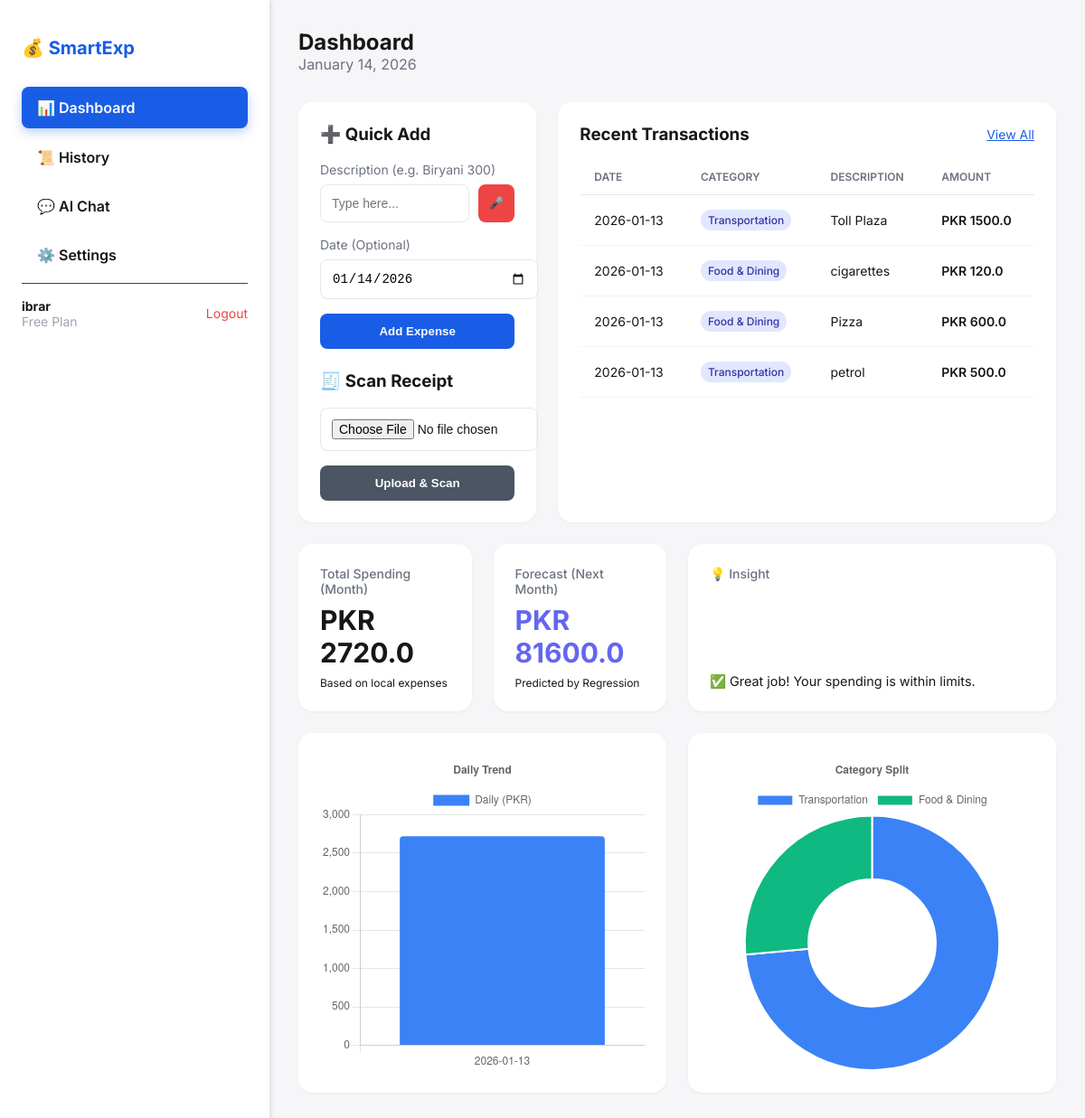
/dashboard (signed in), run on the app's committed database.
### tables this page shows
CREATE TABLE expenses (
            id INTEGER PRIMARY KEY AUTOINCREMENT,
            expense_text TEXT NOT NULL,
            amount REAL NOT NULL,
            category TEXT NOT NULL,
            date TEXT NOT NULL,
            user_id INTEGER,
            FOREIGN KEY (user_id) REFERENCES users (user_id)
        );

### run.py (the view)
@app.route('/dashboard')
@login_required
def dashboard():
    user_id = session['user_id']
    username = session['username']
    expenses = database.get_expenses(user_id=user_id)
    expenses.sort(key=lambda x: (x['date'], x['id']), reverse=True)
    total = ai_analytics.get_monthly_total(user_id)
    suggestions = ai_analytics.generate_suggestions(user_id)
    forecast = ai_analytics.predict_next_month_spending(user_id)
    anomalies = ai_analytics.detect_anomalies(user_id)
    current_date = datetime.now().strftime("%B %d, %Y")
    return render_template('dashboard.html',
                           page_title="Dashboard",
                           active_page="dashboard",
                           username=username,
                           expenses=expenses[:5],
                           total=total,
                           suggestions=suggestions,
                           anomalies=anomalies,
                           forecast=forecast,
                           current_date=current_date)

### ai_engine/analytics.py (called while the page is built, shortened)
def get_monthly_total(user_id):
    current_month = datetime.now().strftime("%Y-%m")
    expenses = database.get_expenses(user_id=user_id, month=current_month)
    total = sum(row['amount'] for row in expenses)
    return total

def get_category_breakdown(user_id):
    current_month = datetime.now().strftime("%Y-%m")
    expenses = database.get_expenses(user_id=user_id, month=current_month)
    breakdown = {}
    for row in expenses:
        cat = row['category']
        amt = row['amount']
        breakdown[cat] = breakdown.get(cat, 0) + amt
    return breakdown

def predict_next_month_spending(user_id):
    try:
        from sklearn.linear_model import LinearRegression
        import numpy as np
        import pandas as pd
        daily = get_daily_spending(user_id)
        if not daily:
            return 0
        if len(daily) == 1:
            val = list(daily.values())[0]
            return val * 30 # Simple projection
    except Exception as e:
        print(f"Prediction Error: {e}")
        return 0

def detect_anomalies(user_id):
    try:
        from sklearn.ensemble import IsolationForest
        import pandas as pd
        expenses = database.get_expenses(user_id=user_id)
        if len(expenses) < 5:
            return []
    except Exception as e:
        print(f"Anomaly Error: {e}")
        return []

def get_daily_spending(user_id):
    current_month = datetime.now().strftime("%Y-%m")
    expenses = database.get_expenses(user_id=user_id, month=current_month)
    daily = {}
    for row in expenses:
        day = row['date'].split(" ")[0]
        amt = row['amount']
        daily[day] = daily.get(day, 0) + amt
    return dict(sorted(daily.items()))

### database.py (called while the page is built)
def get_connection():
    conn = sqlite3.connect(DB_NAME)
    conn.row_factory = sqlite3.Row  # Access columns by name
    return conn

def get_expenses(user_id=None, month=None):
    conn = get_connection()
    c = conn.cursor()
    query = "SELECT * FROM expenses WHERE 1=1"
    params = []
    if user_id:
        query += " AND user_id = ?"
        params.append(user_id)
    if month:
        query += " AND strftime('%Y-%m', date) = ?"
        params.append(month)
    c.execute(query, params)
    rows = c.fetchall()
    conn.close()
    return rows

### run.py (called while the page is built)
def login_required(f):
    @wraps(f)
    def decorated_function(*args, **kwargs):
        if 'user_id' not in session:
            return redirect(url_for('login'))
        return f(*args, **kwargs)
    return decorated_function

### templates/dashboard.html (shortened to what this page needs)
{% extends "base.html" %}
{% block content %}
<div class="top-bar">
    <div>
        <h1 style="margin:0; font-size: 1.5rem;">Dashboard</h1>
        <span class="date-display">{{ current_date }}</span>
    </div>
</div>
<div class="dashboard-grid">
    <div class="card action-card">
        <h3 style="margin-top:0;">➕ Quick Add</h3>
        <form action="{{ url_for('add_expense_route') }}" method="POST">
            <div class="form-group">
                <label>Description (e.g. Biryani 300)</label>
                <div style="display: flex; gap: 10px;">
                    <input type="text" id="expenseInput" name="raw_input" placeholder="Type here..." required style="flex-grow: 1;">
                    <button type="button" onclick="startVoice()" style="width: auto; padding: 0.75rem; background: #ef4444; border: none; border-radius: 0.5rem; cursor: pointer;" title="Voice Input">
                        🎤
                    </button>
                </div>
            </div>
            <div class="form-group">
                <label>Date (Optional)</label>
                <input type="date" name="expense_date" id="dateInput">
            </div>
            <button type="submit" class="btn-primary">Add Expense</button>
        </form>
        <h3 style="margin-top: 1.5rem;">🧾 Scan Receipt</h3>
        <form action="{{ url_for('upload_receipt') }}" method="POST" enctype="multipart/form-data">
            <div class="form-group">
                <input type="file" name="receipt" accept="image/*" required>
            </div>
            <button type="submit" class="btn-primary" style="background-color: #4b5563;">Upload & Scan</button>
        </form>
    </div>
    <div class="card history-card">
        <div style="display:flex; justify-content:space-between; align-items:center; margin-bottom: 1rem;">
            <h3 style="margin:0;">Recent Transactions</h3>
            <a href="{{ url_for('history') }}" style="font-size: 0.875rem; color: var(--primary-color);">View All</a>
        </div>
        <table>
            <thead>
                <tr>
                    <th>Date</th>
                    <th>Category</th>
                    <th>Description</th>
                    <th>Amount</th>
                </tr>
            </thead>
            <tbody>
                {% for expense in expenses %}
                <tr>
                    <td>{{ expense.date.split(' ')[0] }}</td>
                    <td><span class="badge">{{ expense.category }}</span></td>
                    <td>{{ expense.expense_text }}</td>
                    <td style="font-weight: 600;">PKR {{ expense.amount }}</td>
                </tr>
                {% endfor %}
            </tbody>
        </table>
    </div>
    <div class="card stat-card">
        <span class="stat-title">Total Spending (Month)</span>
        <span class="stat-value">PKR {{ total }}</span>
        <span class="stat-trend">Based on local expenses</span>
    </div>
    <div class="card stat-card">
        <span class="stat-title">Forecast (Next Month)</span>
        <span class="stat-value" style="color: #6366f1;">PKR {{ forecast }}</span>
        <span class="stat-trend">Predicted by Regression</span>
    </div>
    <div class="card stat-card" style="grid-column: span 6;">
        <span class="stat-title">💡 Insight</span>
        <div style="margin-top: 10px; font-size: 0.9rem;">
            {% if suggestions %}
               <div style="margin-top: 5px;">{{ suggestions[0] }}</div>
            {% else %}
               No alerts. You are doing great!
            {% endif %}
        </div>
    </div>
    <div class="card chart-card">
        <canvas id="barChart"></canvas>
    </div>
    <div class="card chart-card">
        <canvas id="pieChart"></canvas>
    </div>
</div>
{% endblock %}
{% block scripts %}
<script>
    fetch('/api/chart_data')
    .then(response => response.json())
    .then(data => {
        const chartOptions = {
            responsive: true,
            maintainAspectRatio: false,
            plugins: { legend: { position: 'bottom' } }
        };
        new Chart(document.getElementById('barChart'), {
            type: 'bar',
            data: {
                labels: data.dates,
                datasets: [{
                    label: 'Daily (PKR)',
                    data: data.daily_amounts,
                    backgroundColor: '#3b82f6',
                    borderRadius: 4
                }]
            },
            options: { ...chartOptions, plugins: { title: { display: true, text: 'Daily Trend' } } }
        });
        new Chart(document.getElementById('pieChart'), {
            type: 'doughnut',
            data: {
                labels: data.categories,
                datasets: [{
                    data: data.category_amounts,
                    backgroundColor: ['#3b82f6', '#10b981', '#f59e0b', '#ef4444', '#8b5cf6', '#ec4899']
                }]
            },
            options: { ...chartOptions, plugins: { title: { display: true, text: 'Category Split' } } }
        });
    });
</script>
{% endblock %}

### static/css/style.css (style rules this page uses)
:root { --primary-color: #195DE6; --secondary-color: #144AC0; --bg-color: #F6F6F8; --sidebar-bg: #FFFFFF; --sidebar-text: #171717; --card-bg: #FFFFFF; --text-color: #171717; --text-muted: #6B7280; --success: #25D366; --warning: #f59e0b; --danger: #ef4444; }
body { font-family: 'Inter', -apple-system, BlinkMacSystemFont, "Segoe UI", Roboto, Helvetica, Arial, sans-serif; background-color: var(--bg-color); margin: 0; padding: 0; display: flex; height: 100vh; color: var(--text-color); overflow: hidden; }
.top-bar { display: flex; justify-content: space-between; align-items: center; margin-bottom: 2rem; }
.date-display { color: var(--text-muted); }
.dashboard-grid { display: grid; grid-template-columns: repeat(12, 1fr); grid-auto-rows: minmax(100px, auto); gap: 1.5rem; }
.card { background: var(--card-bg); border-radius: 1rem; padding: 1.5rem; box-shadow: 0 1px 3px rgba(0,0,0,0.05); }
.stat-card { grid-column: span 3; display: flex; flex-direction: column; justify-content: space-between; }
.stat-title { color: var(--text-muted); font-size: 0.875rem; font-weight: 500; }
.stat-value { font-size: 1.875rem; font-weight: 700; margin-top: 0.5rem; }
.stat-trend { font-size: 0.75rem; margin-top: 0.5rem; }
.chart-card { grid-column: span 6; height: 350px; }
.action-card { grid-column: span 4; height: fit-content; }
.history-card { grid-column: span 8; }
.form-group { margin-bottom: 1rem; }
label { display: block; margin-bottom: 0.5rem; font-size: 0.875rem; color: var(--text-muted); }
input, select { width: 100%; padding: 0.75rem; border: 1px solid #e5e7eb; border-radius: 0.5rem; font-size: 0.875rem; transition: border-color 0.2s; }
.btn-primary { display: inline-block; text-align: center; text-decoration: none; width: 100%; padding: 0.75rem; background-color: var(--primary-color); color: white; border: none; border-radius: 0.5rem; font-weight: 600; cursor: pointer; transition: background 0.2s; box-sizing: border-box; }
table { width: 100%; border-collapse: collapse; }
th { text-align: left; padding: 0.75rem 1rem; font-size: 0.75rem; font-weight: 600; color: var(--text-muted); text-transform: uppercase; border-bottom: 1px solid #e5e7eb; }
td { padding: 1rem; border-bottom: 1px solid #f3f4f6; font-size: 0.875rem; }
.badge { display: inline-block; padding: 0.25rem 0.5rem; border-radius: 9999px; font-size: 0.75rem; font-weight: 500; background-color: #e0e7ff; color: #3730a3; }

### data on the page
expenses: date "2026-01-13", category "Transportation", expense_text "Toll Plaza", amount "1500.0"
expenses: date "2026-01-13", category "Food & Dining", expense_text "cigarettes", amount "120.0"
expenses: date "2026-01-13", category "Food & Dining", expense_text "Pizza", amount "600.0"
expenses: date "2026-01-13", category "Transportation", expense_text "petrol", amount "500.0"

### other printed values
{{ username }} "ibrar"
{{ total }} "2720.0"
{{ forecast }} "81600.0"
{{ suggestions[0] }} "✅ Great job! Your spending is within limits."
